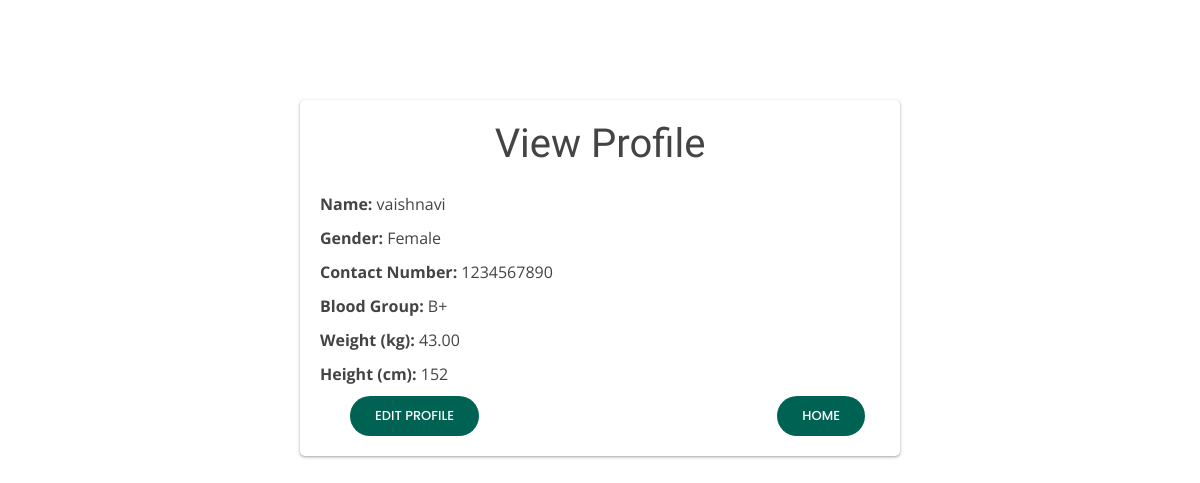
Before: /profile/ (signed in) with the older database file.
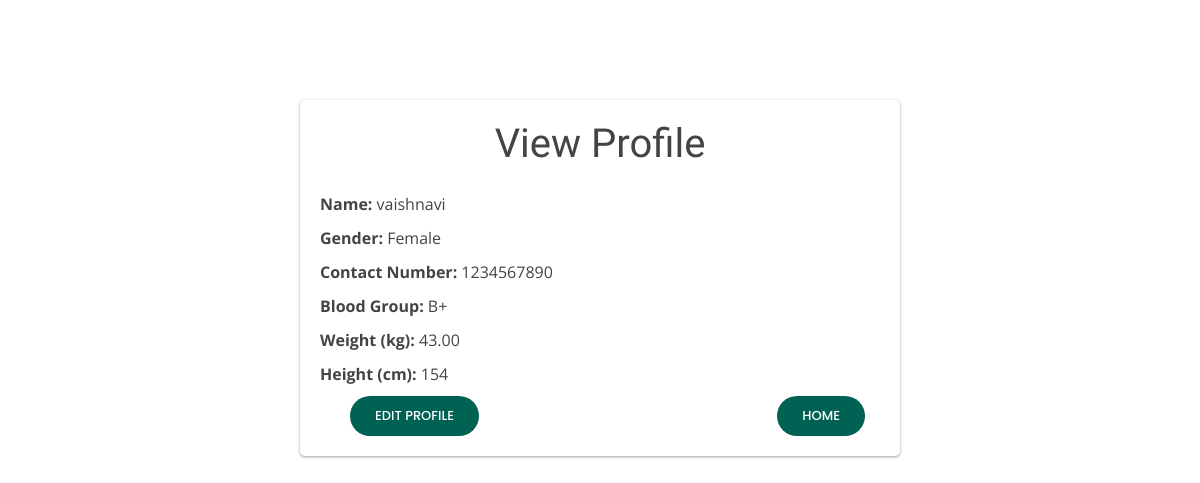
After: the same page with the newer database file.
### health_app/models.py (models this page shows, shortened)
class UserProfile(models.Model):
    user = models.OneToOneField(User, on_delete=models.CASCADE)
    name = models.CharField(max_length=255, default='')
    gender = models.CharField(max_length=10, choices=[('Male', 'Male'), ('Female', 'Female'), ('Other', 'Other')], default='Male')
    contact_no = models.CharField(max_length=15, default='')
    blood_group = models.CharField(max_length=5, default='')
    weight_kg = models.DecimalField(max_digits=5, decimal_places=2, null=True, blank=True, default=None)
    height_cm = models.PositiveIntegerField(null=True, blank=True, default=None)
    profile_image = models.ImageField(upload_to='profile_images/', null=True, blank=True, default=default_profile_image_path)

### health_app/views.py (the view)
# urls.py: path('profile/', views.view_profile, name='view_profile'),
@login_required
def view_profile(request):
    user_profile = UserProfile.objects.get(user=request.user)
    return render(request, 'view_profile.html', {'user_profile': user_profile})

### health_app/templates/view_profile.html (shortened to what this page needs)
{% extends 'base3.html' %}
{% block content %}
<div class="container" style="max-width: 600px; margin-top: 100px; padding: 20px; background-color: #fff; border-radius: 5px; box-shadow: rgba(60, 64, 67, 0.3) 0px 1px 2px 0px, rgba(60, 64, 67, 0.15) 0px 1px 3px 1px;">
    <h1 style="text-align: center; margin-bottom: 20px;">View Profile</h1>
    <div class="mt-4" style="margin-top: 1.5rem;">
        <p style="margin: 10px 0;"><strong>Name:</strong> {{ user_profile.name }}</p>
        <p style="margin: 10px 0;"><strong>Gender:</strong> {{ user_profile.gender }}</p>
        <p style="margin: 10px 0;"><strong>Contact Number:</strong> {{ user_profile.contact_no }}</p>
        <p style="margin: 10px 0;"><strong>Blood Group:</strong> {{ user_profile.blood_group }}</p>
        <p style="margin: 10px 0;"><strong>Weight (kg):</strong> {{ user_profile.weight_kg }}</p>
        <p style="margin: 10px 0;"><strong>Height (cm):</strong> {{ user_profile.height_cm }}</p>
    </div>
    <div class="navbar">
    <a href="{% url 'edit_profile' %}" class="getstarted" >Edit Profile</a>
    <a href="{% url 'homepage' %}" class="getstarted" >HOME</a>
    </div>
</div>
{% endblock %}

### health_app/templates/base3.html (shortened to what this page needs)
<!DOCTYPE html>
<html lang="en">
<head>
  {% load static %}
  <link rel="stylesheet" href="https://maxcdn.bootstrapcdn.com/bootstrap/4.0.0/css/bootstrap.min.css"
>
  <link rel="stylesheet" href="https://cdn.jsdelivr.net/npm/bootstrap@5.3.0/dist/css/bootstrap.min.css">
  <link href="{% static 'assets/vendor/aos/aos.css' %}" rel="stylesheet">
  <link href="{% static 'assets/vendor/bootstrap/css/bootstrap.min.css' %}" rel="stylesheet">
  <link href="{% static 'assets/vendor/bootstrap-icons/bootstrap-icons.css' %}" rel="stylesheet">
  <link href="{% static 'assets/vendor/boxicons/css/boxicons.min.css' %}" rel="stylesheet">
  <link href="{% static 'assets/vendor/glightbox/css/glightbox.min.css' %}" rel="stylesheet">
  <link href="{% static 'assets/vendor/remixicon/remixicon.css' %}" rel="stylesheet">
  <link href="{% static 'assets/vendor/swiper/swiper-bundle.min.css' %}" rel="stylesheet">
  <link href="{% static 'assets/css/style.css' %}" rel="stylesheet">
  <link rel="stylesheet" href="https://cdn.jsdelivr.net/npm/bootstrap@4.0.0/dist/css/bootstrap.min.css">
</head>
<body>
  {% block content %}
  {% endblock %}
</body>
</html>

### foodie/static/assets/css/style.css (style rules this page uses)
body { font-family: "Open Sans", sans-serif; color: #444444; }
a { color: #009970; text-decoration: none; }
h1, h2, h3, h4, h5, h6 { font-family: "Raleway", sans-serif; }
.navbar { padding: 0; }
.navbar a, .navbar a:focus { display: flex; align-items: center; justify-content: space-between; padding: 10px 0 10px 30px; color: #36343a; transition: 0.3s; font-size: 13px; font-weight: 500; text-transform: uppercase; font-family: "Poppins", sans-serif; white-space: nowrap; transition: 0.3s; }
.navbar .getstarted, .navbar .getstarted:focus { background: #009970; padding: 10px 25px; margin-left: 30px; margin-right: 15px; border-radius: 50px; color: #fff; }

### health_app/templates/base3.html (style rules this page uses)
body { font-family: "Open Sans", sans-serif; color: #444444; }
a { color: rgb(0, 98, 83); text-decoration: none; }
h1, h2, h3, h4, h5, h6 { font-family: "Raleway", sans-serif; }
.navbar { padding: 0; }
.navbar a, .navbar a:focus { display: flex; align-items: center; justify-content: space-between; padding: 10px 0 10px 30px; color: #36343a; transition: 0.3s; font-size: 13px; font-weight: 500; text-transform: uppercase; font-family: "Poppins", sans-serif; white-space: nowrap; transition: 0.3s; }
.navbar .getstarted, .navbar .getstarted:focus { background: rgb(0, 98, 83); padding: 10px 25px; margin-left: 30px; margin-right: 15px; border-radius: 50px; color: #fff; }

Changed rows visible on the page:
changed UserProfile "vaishnavi": height_cm "152" → "154"
